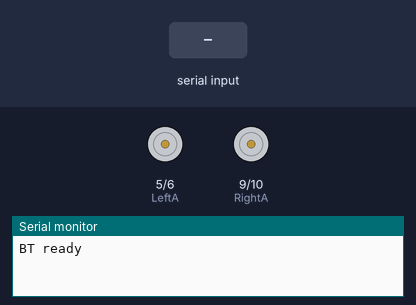
Bench run of a sketch on a simulated Arduino Mega 2560, built with avr-gcc and run on an emulated ATmega2560. Parts: motor-driver pin pairs drawn as motors (green arrow = first pin HIGH = forward, orange = second pin HIGH = backward, longer = more drive), the last lines printed to the serial monitor. The inputs (shaded band) are chosen by the test bench.

Above: at 9.2 s.
9.3 s: "l" received over the second serial link
At 9.45 s:
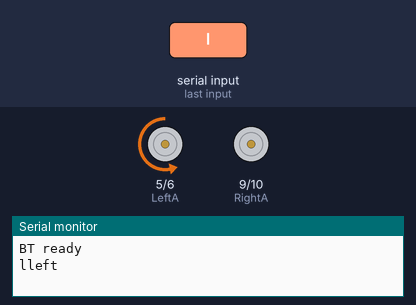
11.1 s: "r" received over the second serial link
At 11.25 s:
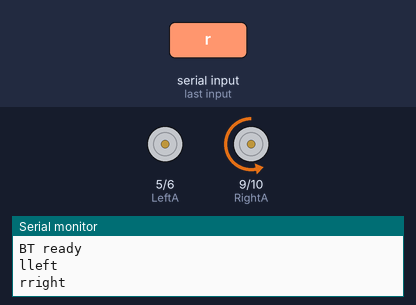
12.9 s: "f" received over the second serial link
At 13.05 s:
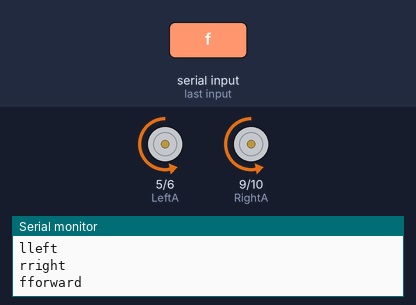
14.7 s: "b" received over the second serial link
At 14.85 s:
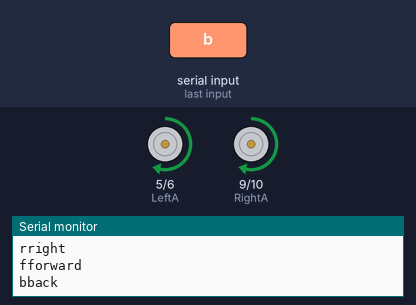
Timing chart, 0 to 17.5 s (numbered marks = the images above; inputs shaded):
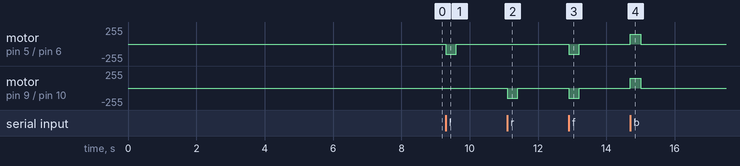

Measured:
- after the input at 9.3 s, motor on pin 5 (LeftA) / pin 6 (LeftB): stopped → backward 150/255 at once, → stopped 0.30 s later
- after the input at 11.1 s, motor on pin 9 (RightA) / pin 10 (RightB): stopped → backward 150/255 at once, → stopped 0.30 s later
- after the input at 12.9 s, motor on pin 5 (LeftA) / pin 6 (LeftB), motor on pin 9 (RightA) / pin 10 (RightB): stopped → backward 150/255 at once, → stopped 0.30 s later
- after the input at 14.7 s, motor on pin 5 (LeftA) / pin 6 (LeftB), motor on pin 9 (RightA) / pin 10 (RightB): stopped → forward 150/255 at once, → stopped 0.30 s later

The sketch:

rc_car.ino
```cpp
// 모터드라이버 핀 설정
#define LeftA 5
#define LeftB 6
#define RightA 9
#define RightB 10

//bt settings

#define Debug

char command; // input command

void setup() {
 // 시리얼 통신속도 설정
  delay(8000);
  Serial.begin(9600);
  Serial1.begin(9600);

 // 모터드라이버 출력 설정
  pinMode(LeftA, OUTPUT);
  pinMode(RightA, OUTPUT);
  pinMode(LeftB, OUTPUT);
  pinMode(RightB, OUTPUT);

  Serial.println("BT ready");
}

void loop() {
  while(Serial1.available())  //블루투스로 입력이 있으면
  {
     command = Serial1.read(); // 컨트롤러 리턴값을 저장
     #ifdef Debug
     Serial.print(command);
     #endif

     if(command == 'l'){            //좌회전
       left();
     }else if(command == 'r'){      //우회전
       right();
     }else if(command == 'f'){      //전진
       forward();
     }else if(command == 'b'){      //후진
       backward();
     }else if(command == 's'){      //정지
       stop();
     }
  }

}

// functions
void forward(){
  #ifdef Debug
    Serial.println("forward");

  #endif
  //정회전
  analogWrite(LeftA, 0);              // 5번핀에 0
  analogWrite(LeftB, 150);            // 6번핀에 150
  analogWrite(RightA, 0);              // 9번핀에 0
  analogWrite(RightB, 150);           // 10번핀에 150
  delay(300);
  analogWrite(LeftA, 0);              // 5번핀에 0
  analogWrite(LeftB, 0);            // 6번핀에 150
  analogWrite(RightA, 0);              // 9번핀에 0
  analogWrite(RightB, 0);           // 10번핀에 150

}

void backward(){
  #ifdef Debug
    Serial.println("back");
  #endif
  //역회전
  analogWrite(LeftA, 150);              // 5번핀에 0
  analogWrite(LeftB, 0);            // 6번핀에 150
  analogWrite(RightA, 150);              // 9번핀에 0
  analogWrite(RightB, 0);           // 10번핀에 150
  delay(300);
  analogWrite(LeftA, 0);              // 5번핀에 0
  analogWrite(LeftB, 0);            // 6번핀에 150
  analogWrite(RightA, 0);              // 9번핀에 0
  analogWrite(RightB, 0);           // 10번핀에 150

}

void left(){
  #ifdef Debug
    Serial.println("left");
  #endif

  analogWrite(LeftA, 0);              // 5번핀에 0
  analogWrite(LeftB, 150);            // 6번핀에 150
  analogWrite(RightA, 0);              // 9번핀에 0
  analogWrite(RightB, 0);           // 10번핀에 150
  delay(300);
  analogWrite(LeftA, 0);              // 5번핀에 0
  analogWrite(LeftB, 0);            // 6번핀에 150
  analogWrite(RightA, 0);              // 9번핀에 0
  analogWrite(RightB, 0);           // 10번핀에 150

}

void right(){
  #ifdef Debug
    Serial.println("right");
  #endif
  analogWrite(LeftA, 0);              // 5번핀에 0
  analogWrite(LeftB, 0);            // 6번핀에 150
  analogWrite(RightA, 0);              // 9번핀에 0
  analogWrite(RightB, 150);           // 10번핀에 150
  delay(300);
  analogWrite(LeftA, 0);              // 5번핀에 0
  analogWrite(LeftB, 0);            // 6번핀에 150
  analogWrite(RightA, 0);              // 9번핀에 0
  analogWrite(RightB, 0);           // 10번핀에 150

}

void stop(){
  #ifdef Debug
    Serial.println("stop");
  #endif

}
```
